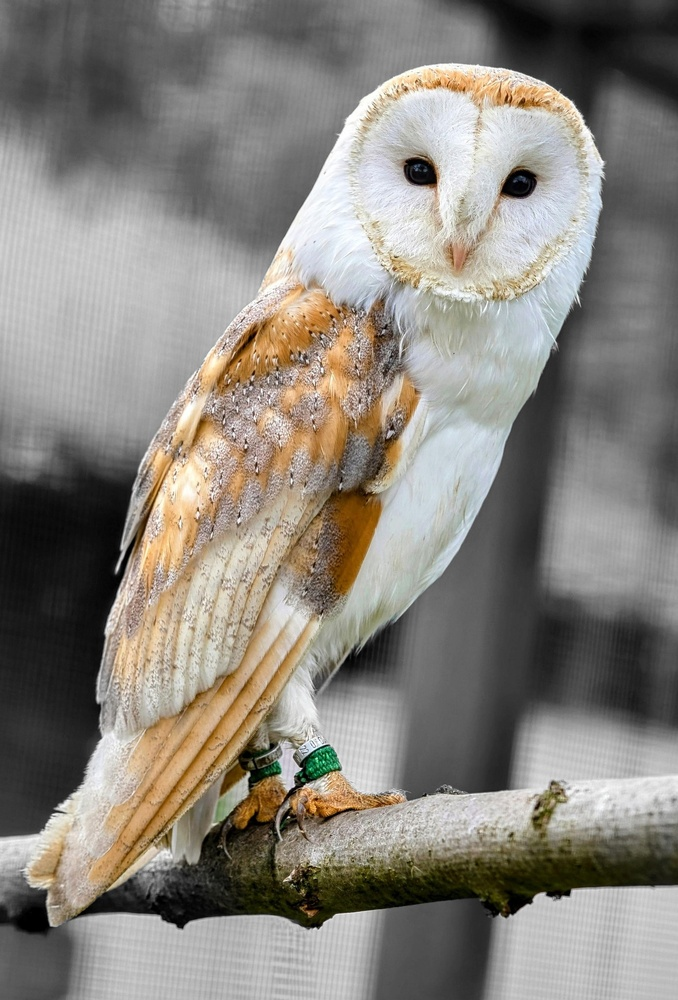
#> input picture hd-image.jpg, 678 x 1000 px, shrunk from 1302 x 1920 before the run
$ python -i fuctions.py   (imports and definitions only)
#> lines starting #> are read from the running program, lines starting #| are printed output that depends on the picture
import numpy as np  # our main objective
import cv2  # opening and showing images from the system
import os


# change the path of the image to your image
image_path = r"sample_image.jpg"


# [25 lines left out: functions open_image, show_image, rotate_90, not called in this run]


def rotate_180(img):
    return img[::-1, ::-1]


# [99 lines left out: functions bilinear_interpolation, rotate_degree, flipper, not called in this run]


# going with simple crop functionality
def crop(img, x_start, y_start, height, width):
    return img[y_start: y_start + height, x_start: x_start + width, :]


# [13 lines left out: function rescale, not called in this run]


# grayscale using luminosity
def grayscale_luminosity(img):
    weights = np.array([0.2989, 0.5870, 0.1140])
    return np.dot(img[..., : 3], weights).astype(np.uint8)


# creating a binary white and black image
# [7 lines left out: function binary_image, not called in this run]


# negation
def negation(img):
    """simply return the complement of the image. 255 is the maximum number, so minus the image from it """
    return 255 - img


# adjust the brightness of the image
# [21 lines left out: functions adjust_brightness, adjust_contrast, not called in this run]


# kernel for the blur
def gaussian_kernel(size=3, sigma=1.0):
    """Generate a Gaussian kernel."""
    ax = np.linspace(-(size // 2), size // 2, size)
    xx, yy = np.meshgrid(ax, ax)
    kernel = np.exp(-(xx**2 + yy**2) / (2 * sigma**2))
    return kernel / np.sum(kernel)  # Normalize


# convolution
def convolve(img, kernel):
    """Apply a convolution with a given kernel."""
    h, w = img.shape[:2]
    k_size = kernel.shape[0]
    pad = k_size // 2
    img_padded = np.pad(img, ((pad, pad), (pad, pad), (0, 0)), mode='constant')  # Zero padding
    result = np.zeros((h, w, img.shape[2]), dtype=np.float32)

    for c in range(img.shape[2]):
        for i in range(h):
            for j in range(w):
                result[i, j, c] = np.sum(img_padded[i: i+k_size, j: j+k_size, c] * kernel)

    return np.clip(result, 0, 255).astype(np.uint8)


def gaussian_blur(img, size=3, sigma=1.0):
    """
    A Gaussian kernel is a weighted matrix where nearby pixels contribute more than distant ones.
    Example of a 3×3 Gaussian kernel (with σ=1.0):
                      | 1    2    1 |
                1/16* |  2   4    2 |
                      | 1    2    1|
    """
    kernel = gaussian_kernel(size, sigma)
    return convolve(img, kernel)


def compute_gradient_magnitude_direction(gx, gy):
    """Compute gradient magnitude and direction using Sobel gradients."""
    magnitude = np.sqrt(gx.astype(np.float32) ** 2 + gy.astype(np.float32) ** 2)
    direction = np.arctan2(gy, gx)  # Compute gradient angles in radians

    return np.clip(magnitude, 0, 255).astype(np.uint8), direction


def edge_detection(img):
    """Apply Sobel edge detection after converting to grayscale."""
    sobel_x = np.array([[-1, 0, 1], [-2, 0, 2], [-1, 0, 1]], dtype=np.float32)
    sobel_y = np.array([[-1, -2, -1], [0, 0, 0], [1, 2, 1]], dtype=np.float32)
    img = gaussian_blur(img, 5, 1)
    img_gray = grayscale_luminosity(img)  # Use your function
    gx = convolve(img_gray[..., np.newaxis], sobel_x).squeeze()  # Apply Sobel X
    gy = convolve(img_gray[..., np.newaxis], sobel_y).squeeze()  # apply sobel Y

    edge_magnitude, direction = compute_gradient_magnitude_direction(gx, gy)

    return edge_magnitude, direction


# applying non-maximum suppression
# [88 lines left out: functions non_maximum_suppression, hysteresis_thresholding, canny_edge_detection, sharpen, compress_image, not called in this run]


def erase(img, x_start, y_start, height, width):
    img[y_start: y_start + height, x_start: x_start + width, :] = 0
    return img


# [8 lines left out: function color_filter, not called in this run]

>>> import cv2
>>> picture = cv2.imread('hd-image.jpg')
#> picture is the input picture: shape (1000, 678, 3); mean B, G, R 124.9, 132.2, 136.8
>>> result = edge_detection(picture)
#> after the loop in convolve (call 2), `for c in range(img.shape[2]):`:
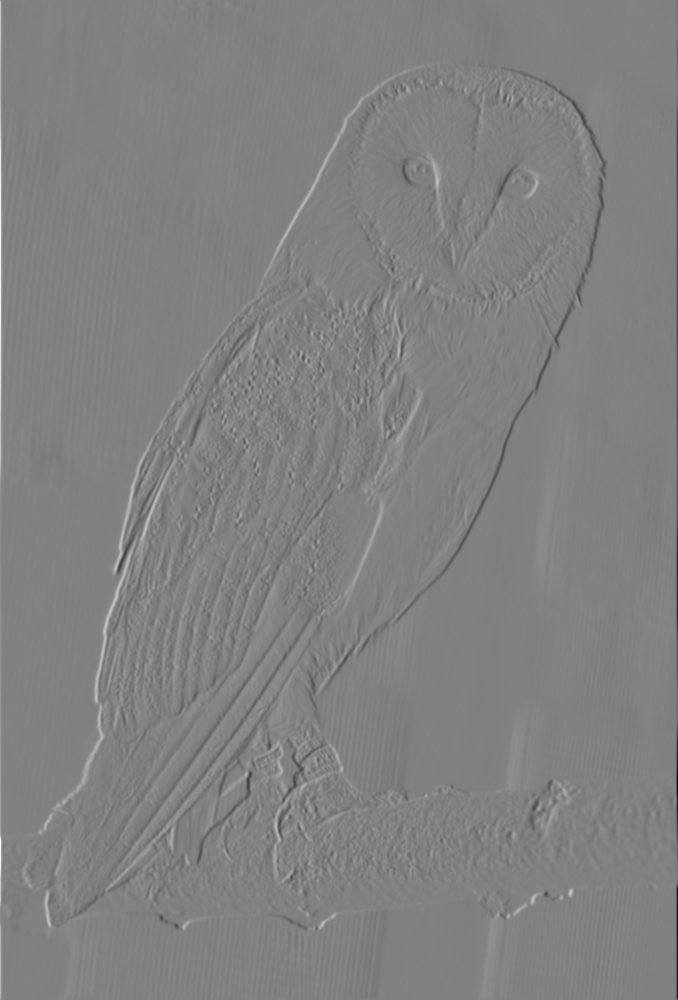
#> result: shape (1000, 678, 1) float32; min -892, max 870, mean 0; drawn with min black and max white
#> after the loop in convolve (call 3), `for c in range(img.shape[2]):`:
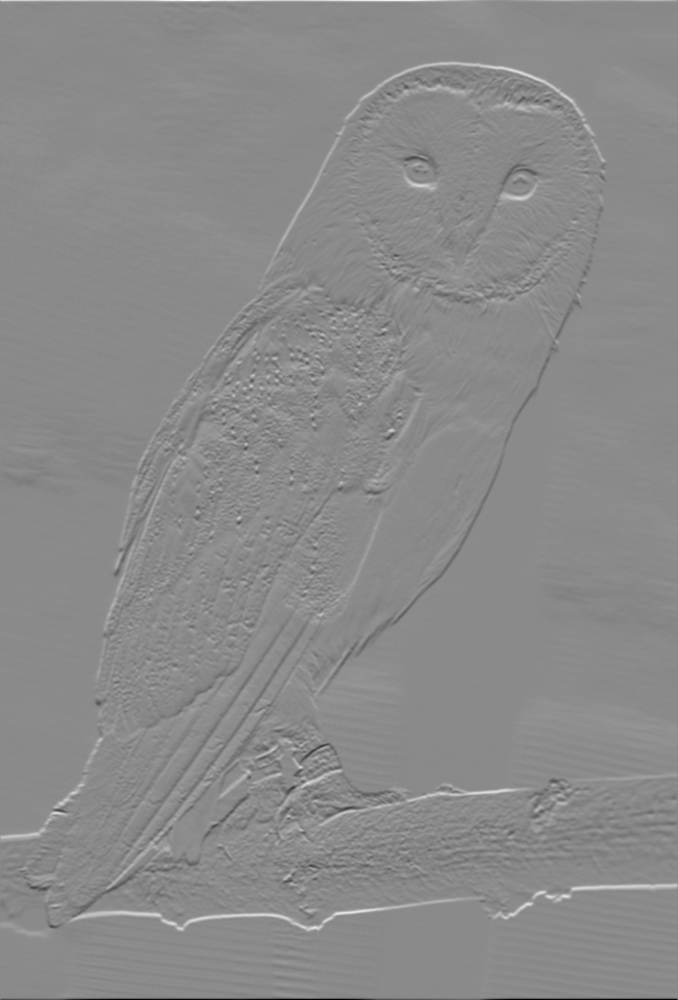
#> result: shape (1000, 678, 1) float32; min -732, max 615, mean 0.2; drawn with min black and max white
#> in convolve (call 3), `return np.clip(result, 0, 255).astype(np.uint8)`:
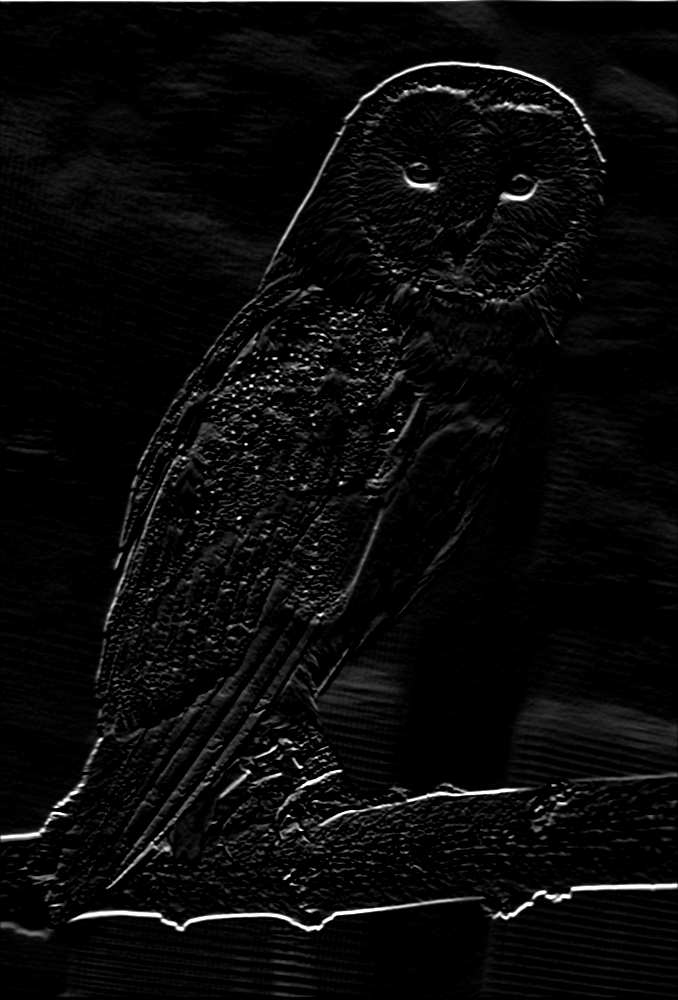
#> returned value: shape (1000, 678, 1); min 0, max 255, mean 10.1
#> in compute_gradient_magnitude_direction, `magnitude = np.sqrt(gx.astype(np.float32) ** 2 + gy.astype(np.float32)..`:
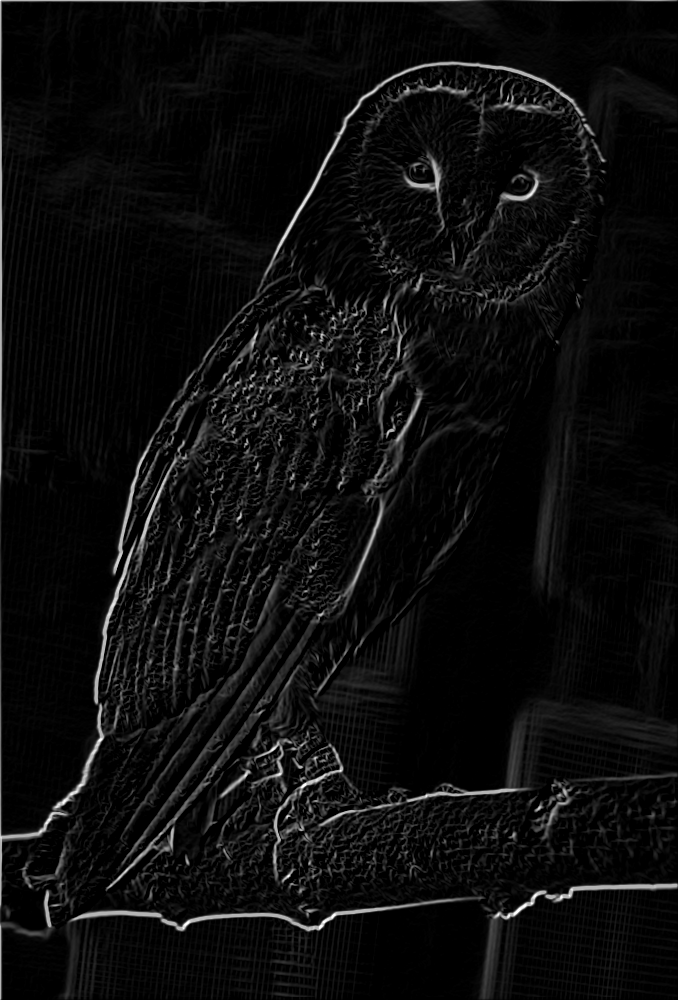
#> magnitude: shape (1000, 678) float32; min 0, max 360.6, mean 18.8; drawn with min black and max white
#> in compute_gradient_magnitude_direction, `direction = np.arctan2(gy, gx)`:
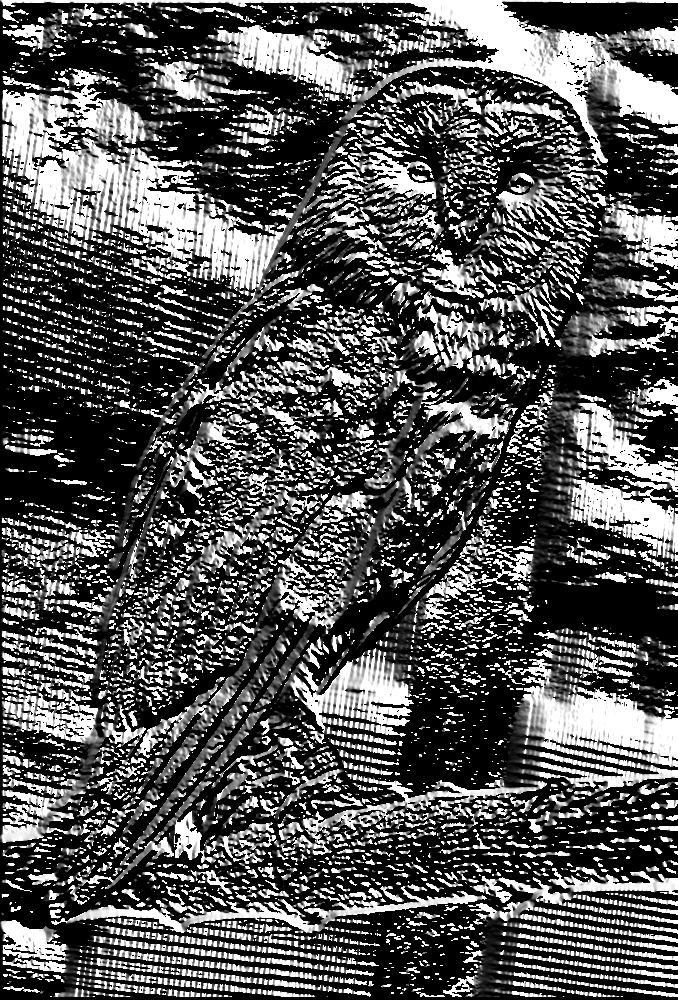
#> direction: shape (1000, 678) float16; min 0, max 1.57, mean 0.525; drawn with min black and max white
#> in edge_detection, `edge_magnitude, direction = compute_gradient_magnitude_direction(gx, gy)`:
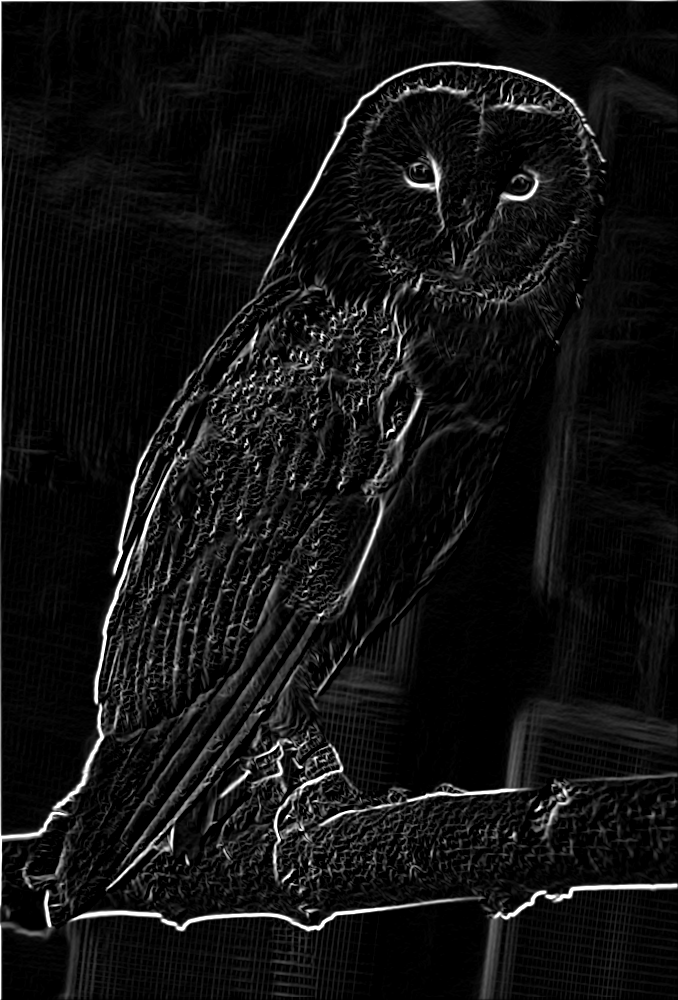
#> edge_magnitude: shape (1000, 678); min 0, max 255, mean 18.6
